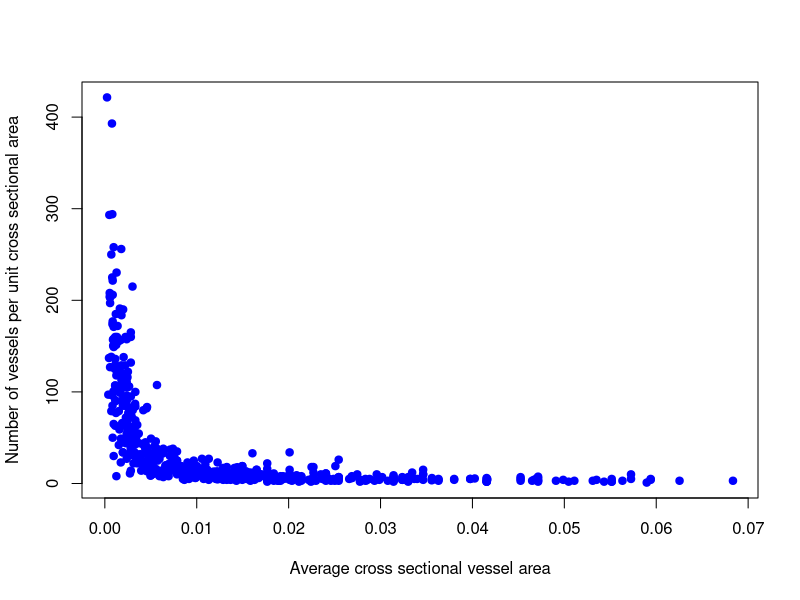
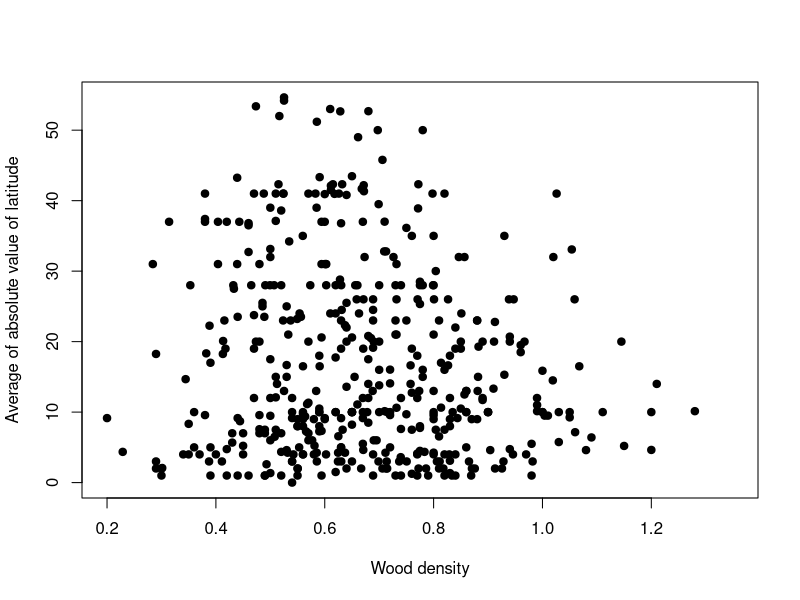
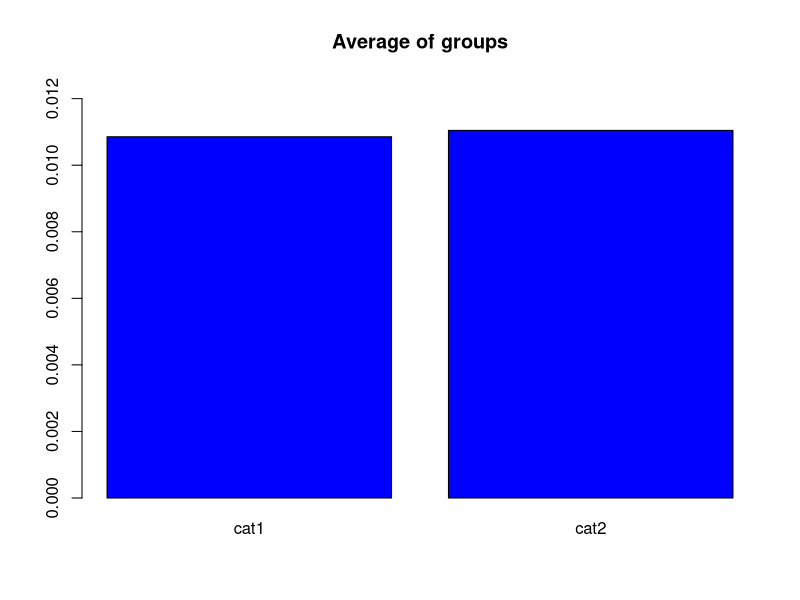

Source code (R) for these figures, in order:
## ---- chunk 1
data1 <- read.csv(file = "_B2010 2_Walk through Woods_DATASET and VALUES_POST.csv")
data1[0:5,0:9]
## ---- chunk 2
plot(data1$N..mm..2.~data1$A..mm.2., pch = 19, xlab = "Average cross sectional vessel area", ylab = "Number of vessels per unit cross sectional area", col="blue")
## ---- chunk 3
plot(data1$AbsLat..Degrees.~data1$D..g.cm.3., pch = 19, xlab = "Wood density", ylab = "Average of absolute value of latitude", col = 'black')
## ---- chunk 4
cat1 <-data1[0:10,0:3]
cat1
## ---- chunk 5
cat2 <- data1[11:20,0:3]
cat2
## ---- chunk 6
mean1 <- mean(cat1[,3])
mean2 <- mean(cat2[,3])

sd1 <- sd(cat1[,3])
sd2 <- sd(cat2[,3])

mean1
mean2
sd1
sd2
barplot(c(mean1,mean2), names.arg = c('cat1','cat2'),main ="Average of groups", ylim = c(0,0.0125), col = c('blue','blue'))
## ---- chunk 7
t.test(cat1[,3], cat2[,3], alternative = 'two.sided',paired = TRUE)
